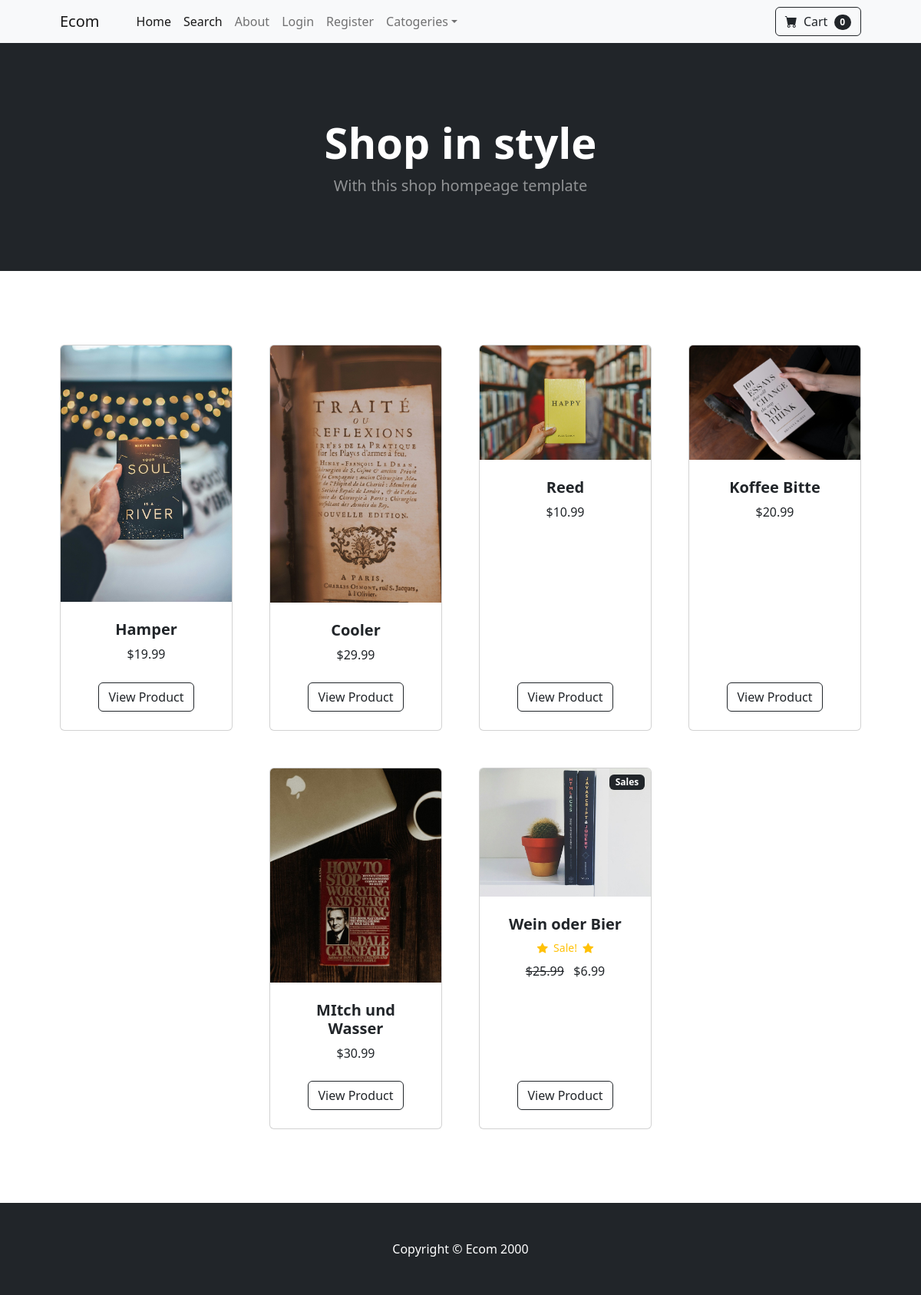
The page / on the database its author committed.
### store/models.py (models this page shows, shortened)
class Product(models.Model):
    name= models.CharField(max_length=50)
    price= models.DecimalField(default=0, decimal_places=2, max_digits=6)
    category= models.ForeignKey(Category, on_delete=models.CASCADE, default=1)
    description= models.CharField(max_length=250, default="", blank=True, null=True)
    image= models.ImageField(upload_to='uploads/product/')
    is_sale = models.BooleanField(default=False)
    sale_price = models.DecimalField(default=0, decimal_places=2, max_digits=6)

### store/views.py (the view)
# urls.py: path('',views.home, name = 'home'),
def home(request):
    products = Product.objects.all()
    return render(request, 'home.html', {'products': products})

### cart/cart.py (called while the page is built)
    def __len__(self):
        return len(self.cart)

### cart/context_processor.py (called while the page is built)
def cart(request):
    return {'cart':Cart(request)}

### store/templates/home.html
{% extends "base.html" %}
{% block content %}
        <header class="bg-dark py-5">
            <div class="container px-4 px-lg-5 my-5">
                <div class="text-center text-white">
                    <h1 class="display-4 fw-bolder">Shop in style</h1>
                    <p class="lead fw-normal text-white-50 mb-0">With this shop hompeage template</p>
                </div>
            </div>
        </header>
        <section class="py-5">
            <div class="container px-4 px-lg-5 mt-5">
                <div class="row gx-4 gx-lg-5 row-cols-2 row-cols-md-3 row-cols-xl-4 justify-content-center">
                    {% for product in products %}
                        {% if product.is_sale %}
                        <div class="col mb-5">
                            <div class="card h-100">
                                <div class="badge bg-dark text-white position-absolute" style="top:0.5rem; right:0.5rem">Sales</div>
                                <img class="card-img-top" src="{{product.image.url }}" alt="..." />
                                <div class="card-body p-4">
                                    <div class="text-center">
                                        <h5 class="fw-bolder">{{ product.name }}</h5>
                                        <div class="d-flex justify-content-center small text-warning mb-2">
                                            <div class="bi-star-fill"></div>
                                            &nbsp;&nbsp;Sale!&nbsp;&nbsp;
                                            <div class="bi-star-fill"></div>
                                        </div>
                                        <strike>${{product.price}}</strike>
                                        &nbsp ${{product.sale_price}}
                                    </div>
                                </div>
                                <div class="card-footer p-4 pt-0 border-top-0 bg-transparent">
                                    <div class="text-center"><a class="btn btn-outline-dark mt-auto" href="{% url 'product' product.id %}">View Product</a></div>
                                </div>
                            </div>
                        </div>
                        {% else %}
                        <div class="col mb-5">
                            <div class="card h-100">
                                <img class="card-img-top" src="{{product.image.url }}" alt="..." />
                                <div class="card-body p-4">
                                    <div class="text-center">
                                        <h5 class="fw-bolder">{{ product.name }}</h5>
                                        ${{product.price}}
                                    </div>
                                </div>
                                <div class="card-footer p-4 pt-0 border-top-0 bg-transparent">
                                    <div class="text-center"><a class="btn btn-outline-dark mt-auto" href="{% url 'product' product.id %}">View Product</a></div>
                                </div>
                            </div>
                        </div>
                        {% endif %}
                    {% endfor %}
            </div>
        </section>
    {% endblock %}

### store/templates/base.html (shortened to what this page needs)
{% load static %}
<!DOCTYPE html>
<html lang="en">
    <head>
        <link href="https://cdn.jsdelivr.net/npm/bootstrap-icons@1.5.0/font/bootstrap-icons.css" rel="stylesheet" />
        <link href="{% static 'css/styles.css' %}" rel="stylesheet" />
    </head>
    <body>
        {% include "navbar.html" %}
        {% block content %}
        {% endblock %}
        <footer class="py-5 bg-dark">
            <div class="container"><p class="m-0 text-center text-white">Copyright &copy; Ecom 2000</p></div>
        </footer>
    </body>
</html>

### store/templates/navbar.html (shortened to what this page needs)
<nav class="navbar navbar-expand-lg navbar-light bg-light">
    <div class="container px-4 px-lg-5">
        <a class="navbar-brand" href="{% url 'home' %}">Ecom</a>
        <div class="collapse navbar-collapse" id="navbarSupportedContent">
            <ul class="navbar-nav me-auto mb-2 mb-lg-0 ms-lg-4">
                <li class="nav-item"><a class="nav-link active" aria-current="page" href="{% url 'home' %}">Home</a></li>
                <li class="nav-item"><a class="nav-link active" aria-current="page" href="{% url 'search' %}">Search</a></li>
                <li class="nav-item"><a class="nav-link" href="{% url 'about' %}">About</a></li>
                {% if user.is_authenticated %}
                <li class="nav-item"><a class="nav-link" href="{% url 'logout' %}">Logout</a></li>
                <li class="nav-item dropdown">
                    <a class="nav-link dropdown-toggle" id="navbarDropdown" href="#" role="button" data-bs-toggle="dropdown" aria-expanded="false">Profile</a>
                    <ul class="dropdown-menu" aria-labelledby="navbarDropdown">
                        <li><a class="dropdown-item" href="{% url 'update_user' %}">Update user</a></li>
                        <li><hr class="dropdown-divider" /></li>
                        <li><a class="dropdown-item" href="{% url "update_info" %}">User Info</a></li>
                    </ul>
                </li>
                {%if user.is_superuser %}
                <li class="nav-item dropdown">
                    <a class="nav-link dropdown-toggle" id="navbarDropdown" href="#" role="button" data-bs-toggle="dropdown" aria-expanded="false">Shipped Order</a>
                    <ul class="dropdown-menu" aria-labelledby="navbarDropdown">
                        <li><a class="dropdown-item" href="{% url 'shipped_dash' %}">Shipped Order</a></li>
                        <li><hr class="dropdown-divider" /></li>
                        <li><a class="dropdown-item" href="{% url "not_shipped_dash" %}">Unshipped Order</a></li>
                    </ul>
                </li>
                {% endif %}
                {% else %}
                <li class="nav-item"><a class="nav-link" href="{% url 'login' %}">Login</a></li>
                <li class="nav-item"><a class="nav-link" href="{% url 'register' %}">Register</a></li>
                {% endif %}
                <li class="nav-item dropdown">
                    <a class="nav-link dropdown-toggle" id="navbarDropdown" href="#" role="button" data-bs-toggle="dropdown" aria-expanded="false">Catogeries</a>
                </li>
            </ul>
            <form class="d-flex">
                <a href="{% url "cart_summary" %}"  class="btn btn-outline-dark">
                    <i class="bi-cart-fill me-1"></i>
                    Cart
                    <span class="badge bg-dark text-white ms-1 rounded-pill" id="cart_quantity">{{ cart|length }}</span>
                </a>
            </form>
        </div>
    </div>
</nav>

### rows shown on the page
Product: image (picture), name "Hamper", price "19.99"
Product: image (picture), name "Cooler", price "29.99"
Product: image (picture), name "Reed", price "10.99"
Product: image (picture), name "Koffee Bitte", price "20.99"
Product: image (picture), name "MItch und Wasser", price "30.99"
Product: image (picture), name "Wein oder Bier", price "25.99", sale_price "6.99"

### other values the page prints
{{ cart|length }} "0"
